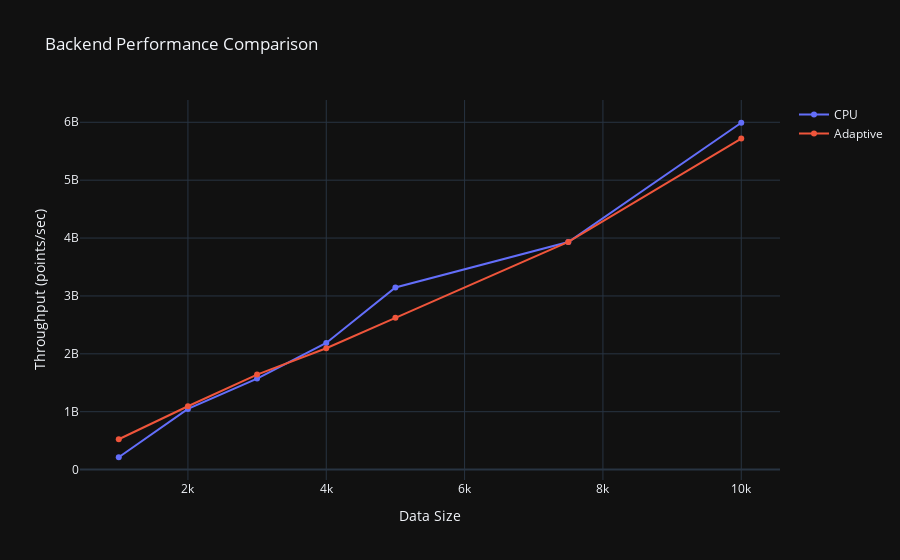

Here is the notebook cell this chart was saved with:
### Code cell
# Plot results
results_df = pd.DataFrame(cpu_results + adaptive_results)

fig = go.Figure()

for backend in ['CPU', 'Adaptive']:
    data = results_df[results_df['backend'] == backend]
    fig.add_trace(go.Scatter(
        x=data['size'], y=data['throughput'],
        name=backend, mode='lines+markers'
    ))

fig.update_layout(
    title='Backend Performance Comparison',
    xaxis_title='Data Size',
    yaxis_title='Throughput (points/sec)',
    template='plotly_dark'
)

fig.show()

### Figure 1 — Plotly figure (JSON) as saved in the notebook; plotly's stock layout.template omitted (floating-point values rounded to 4 significant figures)
{"data": [{"mode": "lines+markers", "name": "CPU", "type": "scatter", "x": [1000, 2000, 3000, 4000, 5000, 7500, 10000], "y": [213300000.0, 1049000000.0, 1573000000.0, 2188000000.0, 3146000000.0, 3932000000.0, 5992000000.0]}, {"mode": "lines+markers", "name": "Adaptive", "type": "scatter", "x": [1000, 2000, 3000, 4000, 5000, 7500, 10000], "y": [524300000.0, 1094000000.0, 1641000000.0, 2097000000.0, 2621000000.0, 3932000000.0, 5720000000.0]}], "layout": {"title": {"text": "Backend Performance Comparison"}, "xaxis": {"title": {"text": "Data Size"}}, "yaxis": {"title": {"text": "Throughput (points/sec)"}}}}
